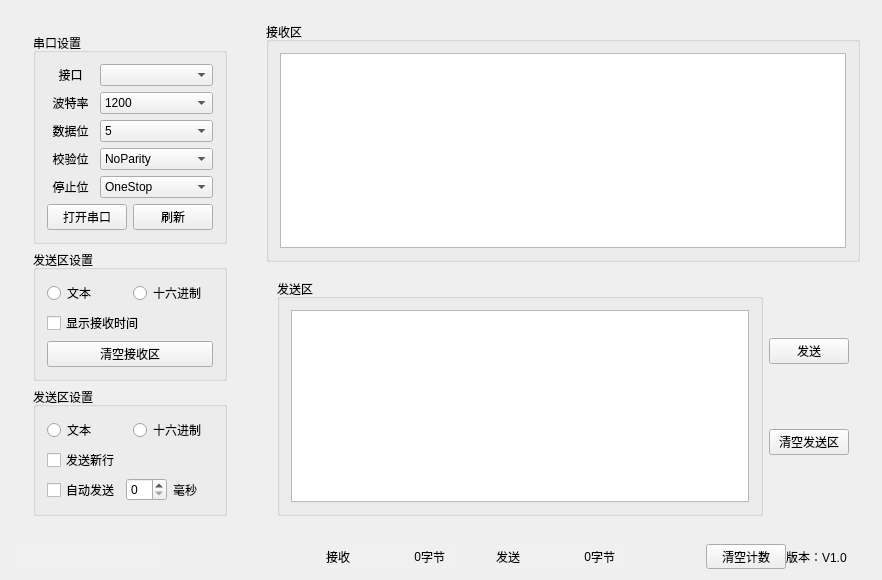
<?xml version="1.0" encoding="UTF-8"?>
<ui version="4.0">
 <class>myserial</class>
 <widget class="QMainWindow" name="myserial">
  <property name="geometry">
   <rect>
    <x>0</x>
    <y>0</y>
    <width>882</width>
    <height>566</height>
   </rect>
  </property>
  <property name="windowTitle">
   <string>串口助手</string>
  </property>
  <widget class="QWidget" name="centralWidget">
   <layout class="QGridLayout" name="gridLayout_3">
    <item row="0" column="0">
     <widget class="QWidget" name="widget" native="true">
      <layout class="QGridLayout" name="gridLayout">
       <item row="0" column="0">
        <widget class="QWidget" name="widget_2" native="true">
         <layout class="QVBoxLayout" name="verticalLayout_7">
          <item>
           <widget class="QGroupBox" name="groupBox">
            <property name="title">
             <string>串口设置</string>
            </property>
            <layout class="QGridLayout" name="gridLayout_2">
             <item row="0" column="0">
              <layout class="QVBoxLayout" name="verticalLayout">
               <item>
                <widget class="QLabel" name="label">
                 <property name="text">
                  <string>接口</string>
                 </property>
                 <property name="alignment">
                  <set>Qt::AlignCenter</set>
                 </property>
                </widget>
               </item>
               <item>
                <widget class="QLabel" name="label_2">
                 <property name="text">
                  <string>波特率</string>
                 </property>
                 <property name="alignment">
                  <set>Qt::AlignCenter</set>
                 </property>
                </widget>
               </item>
               <item>
                <widget class="QLabel" name="label_3">
                 <property name="text">
                  <string>数据位</string>
                 </property>
                 <property name="alignment">
                  <set>Qt::AlignCenter</set>
                 </property>
                </widget>
               </item>
               <item>
                <widget class="QLabel" name="label_4">
                 <property name="text">
                  <string>校验位</string>
                 </property>
                 <property name="alignment">
                  <set>Qt::AlignCenter</set>
                 </property>
                </widget>
               </item>
               <item>
                <widget class="QLabel" name="label_5">
                 <property name="text">
                  <string>停止位</string>
                 </property>
                 <property name="alignment">
                  <set>Qt::AlignCenter</set>
                 </property>
                </widget>
               </item>
              </layout>
             </item>
             <item row="0" column="1">
              <layout class="QVBoxLayout" name="verticalLayout_2">
               <item>
                <widget class="QComboBox" name="port_comboBox"/>
               </item>
               <item>
                <widget class="QComboBox" name="baudrate_comboBox">
                 <item>
                  <property name="text">
                   <string>1200</string>
                  </property>
                 </item>
                 <item>
                  <property name="text">
                   <string>2400</string>
                  </property>
                 </item>
                 <item>
                  <property name="text">
                   <string>4800</string>
                  </property>
                 </item>
                 <item>
                  <property name="text">
                   <string>9600</string>
                  </property>
                 </item>
                 <item>
                  <property name="text">
                   <string>19200</string>
                  </property>
                 </item>
                 <item>
                  <property name="text">
                   <string>38400</string>
                  </property>
                 </item>
                 <item>
                  <property name="text">
                   <string>57600</string>
                  </property>
                 </item>
                 <item>
                  <property name="text">
                   <string>115200</string>
                  </property>
                 </item>
                </widget>
               </item>
               <item>
                <widget class="QComboBox" name="databit_comboBox">
                 <item>
                  <property name="text">
                   <string>5</string>
                  </property>
                 </item>
                 <item>
                  <property name="text">
                   <string>6</string>
                  </property>
                 </item>
                 <item>
                  <property name="text">
                   <string>7</string>
                  </property>
                 </item>
                 <item>
                  <property name="text">
                   <string>8</string>
                  </property>
                 </item>
                </widget>
               </item>
               <item>
                <widget class="QComboBox" name="parity_comboBox">
                 <item>
                  <property name="text">
                   <string>NoParity</string>
                  </property>
                 </item>
                 <item>
                  <property name="text">
                   <string>EvenParity</string>
                  </property>
                 </item>
                 <item>
                  <property name="text">
                   <string>OddParity</string>
                  </property>
                 </item>
                 <item>
                  <property name="text">
                   <string>SpaceParity</string>
                  </property>
                 </item>
                 <item>
                  <property name="text">
                   <string>MarkParity</string>
                  </property>
                 </item>
                 <item>
                  <property name="text">
                   <string>UnknownParity</string>
                  </property>
                 </item>
                </widget>
               </item>
               <item>
                <widget class="QComboBox" name="stop_comboBox">
                 <item>
                  <property name="text">
                   <string>OneStop</string>
                  </property>
                 </item>
                 <item>
                  <property name="text">
                   <string>OneAndHalf</string>
                  </property>
                 </item>
                 <item>
                  <property name="text">
                   <string>TwoStop</string>
                  </property>
                 </item>
                </widget>
               </item>
              </layout>
             </item>
             <item row="1" column="0" colspan="2">
              <layout class="QHBoxLayout" name="horizontalLayout_4">
               <item>
                <widget class="QPushButton" name="open_close_serial_Btn">
                 <property name="text">
                  <string>打开串口</string>
                 </property>
                </widget>
               </item>
               <item>
                <widget class="QPushButton" name="refreshBtn">
                 <property name="text">
                  <string>刷新</string>
                 </property>
                </widget>
               </item>
              </layout>
             </item>
            </layout>
           </widget>
          </item>
          <item>
           <layout class="QVBoxLayout" name="verticalLayout_3">
            <item>
             <widget class="QGroupBox" name="groupBox_4">
              <property name="title">
               <string>发送区设置</string>
              </property>
              <layout class="QVBoxLayout" name="verticalLayout_9">
               <item>
                <layout class="QVBoxLayout" name="verticalLayout_4">
                 <item>
                  <layout class="QHBoxLayout" name="horizontalLayout">
                   <item>
                    <widget class="QRadioButton" name="text_recv_radioBtn">
                     <property name="text">
                      <string>文本</string>
                     </property>
                    </widget>
                   </item>
                   <item>
                    <widget class="QRadioButton" name="hex_recv_radioBtn">
                     <property name="text">
                      <string>十六进制</string>
                     </property>
                    </widget>
                   </item>
                  </layout>
                 </item>
                 <item>
                  <widget class="QCheckBox" name="show_recvtime_checkBox">
                   <property name="text">
                    <string>显示接收时间</string>
                   </property>
                  </widget>
                 </item>
                 <item>
                  <widget class="QPushButton" name="clear_recvBtn">
                   <property name="text">
                    <string>清空接收区</string>
                   </property>
                  </widget>
                 </item>
                </layout>
               </item>
              </layout>
             </widget>
            </item>
            <item>
             <widget class="QGroupBox" name="groupBox_5">
              <property name="title">
               <string>发送区设置</string>
              </property>
              <layout class="QVBoxLayout" name="verticalLayout_10">
               <item>
                <layout class="QVBoxLayout" name="verticalLayout_5">
                 <item>
                  <layout class="QHBoxLayout" name="horizontalLayout_2">
                   <item>
                    <widget class="QRadioButton" name="text_send_radioBtn">
                     <property name="text">
                      <string>文本</string>
                     </property>
                    </widget>
                   </item>
                   <item>
                    <widget class="QRadioButton" name="hex_send_radioBtn">
                     <property name="text">
                      <string>十六进制</string>
                     </property>
                    </widget>
                   </item>
                  </layout>
                 </item>
                 <item>
                  <widget class="QCheckBox" name="send_newline_checkBox">
                   <property name="text">
                    <string>发送新行</string>
                   </property>
                  </widget>
                 </item>
                 <item>
                  <layout class="QHBoxLayout" name="horizontalLayout_3">
                   <item>
                    <widget class="QCheckBox" name="auto_sendcheckBox">
                     <property name="text">
                      <string>自动发送</string>
                     </property>
                    </widget>
                   </item>
                   <item>
                    <widget class="QSpinBox" name="spinBox"/>
                   </item>
                   <item>
                    <widget class="QLabel" name="label_6">
                     <property name="text">
                      <string>毫秒</string>
                     </property>
                    </widget>
                   </item>
                  </layout>
                 </item>
                </layout>
               </item>
              </layout>
             </widget>
            </item>
           </layout>
          </item>
         </layout>
        </widget>
       </item>
      </layout>
     </widget>
    </item>
    <item row="0" column="1">
     <widget class="QWidget" name="widget_4" native="true">
      <layout class="QVBoxLayout" name="verticalLayout_11">
       <item>
        <widget class="QGroupBox" name="groupBox_2">
         <property name="title">
          <string>接收区</string>
         </property>
         <layout class="QVBoxLayout" name="verticalLayout_12">
          <item>
           <widget class="QTextBrowser" name="recv_textBrowser"/>
          </item>
         </layout>
        </widget>
       </item>
       <item>
        <widget class="QWidget" name="widget_3" native="true">
         <layout class="QHBoxLayout" name="horizontalLayout_5">
          <item>
           <widget class="QGroupBox" name="groupBox_3">
            <property name="title">
             <string>发送区</string>
            </property>
            <layout class="QVBoxLayout" name="verticalLayout_8">
             <item>
              <widget class="QTextEdit" name="send_textBrowser"/>
             </item>
            </layout>
           </widget>
          </item>
          <item>
           <layout class="QVBoxLayout" name="verticalLayout_6">
            <item>
             <widget class="QPushButton" name="sendBtn">
              <property name="text">
               <string>发送</string>
              </property>
             </widget>
            </item>
            <item>
             <widget class="QPushButton" name="clear_send_Btn">
              <property name="text">
               <string>清空发送区</string>
              </property>
             </widget>
            </item>
           </layout>
          </item>
         </layout>
        </widget>
       </item>
      </layout>
     </widget>
    </item>
    <item row="1" column="0" colspan="2">
     <widget class="QWidget" name="widget_17" native="true">
      <layout class="QHBoxLayout" name="horizontalLayout_15">
       <property name="spacing">
        <number>0</number>
       </property>
       <property name="leftMargin">
        <number>0</number>
       </property>
       <property name="topMargin">
        <number>0</number>
       </property>
       <property name="rightMargin">
        <number>0</number>
       </property>
       <property name="bottomMargin">
        <number>0</number>
       </property>
       <item>
        <widget class="QLabel" name="stateLabel">
         <property name="minimumSize">
          <size>
           <width>150</width>
           <height>25</height>
          </size>
         </property>
         <property name="maximumSize">
          <size>
           <width>150</width>
           <height>25</height>
          </size>
         </property>
         <property name="font">
          <font>
           <pointsize>10</pointsize>
           <weight>75</weight>
           <bold>true</bold>
          </font>
         </property>
         <property name="styleSheet">
          <string notr="true">background-color: rgb(240, 240, 240);</string>
         </property>
         <property name="text">
          <string/>
         </property>
         <property name="alignment">
          <set>Qt::AlignCenter</set>
         </property>
        </widget>
       </item>
       <item>
        <spacer name="horizontalSpacer_5">
         <property name="orientation">
          <enum>Qt::Horizontal</enum>
         </property>
         <property name="sizeType">
          <enum>QSizePolicy::Fixed</enum>
         </property>
         <property name="sizeHint" stdset="0">
          <size>
           <width>15</width>
           <height>20</height>
          </size>
         </property>
        </spacer>
       </item>
       <item>
        <widget class="QLabel" name="autoSendLabel">
         <property name="sizePolicy">
          <sizepolicy hsizetype="Fixed" vsizetype="Fixed">
           <horstretch>0</horstretch>
           <verstretch>0</verstretch>
          </sizepolicy>
         </property>
         <property name="minimumSize">
          <size>
           <width>150</width>
           <height>25</height>
          </size>
         </property>
         <property name="maximumSize">
          <size>
           <width>150</width>
           <height>25</height>
          </size>
         </property>
         <property name="font">
          <font>
           <pointsize>10</pointsize>
           <weight>75</weight>
           <bold>true</bold>
          </font>
         </property>
         <property name="text">
          <string/>
         </property>
        </widget>
       </item>
       <item>
        <spacer name="horizontalSpacer">
         <property name="orientation">
          <enum>Qt::Horizontal</enum>
         </property>
         <property name="sizeType">
          <enum>QSizePolicy::Preferred</enum>
         </property>
         <property name="sizeHint" stdset="0">
          <size>
           <width>20</width>
           <height>20</height>
          </size>
         </property>
        </spacer>
       </item>
       <item>
        <widget class="QWidget" name="widget_15" native="true">
         <property name="sizePolicy">
          <sizepolicy hsizetype="Fixed" vsizetype="Fixed">
           <horstretch>0</horstretch>
           <verstretch>0</verstretch>
          </sizepolicy>
         </property>
         <layout class="QHBoxLayout" name="horizontalLayout_13">
          <property name="spacing">
           <number>0</number>
          </property>
          <property name="leftMargin">
           <number>0</number>
          </property>
          <property name="topMargin">
           <number>0</number>
          </property>
          <property name="rightMargin">
           <number>0</number>
          </property>
          <property name="bottomMargin">
           <number>0</number>
          </property>
          <item>
           <widget class="QLabel" name="label_7">
            <property name="sizePolicy">
             <sizepolicy hsizetype="Fixed" vsizetype="Fixed">
              <horstretch>0</horstretch>
              <verstretch>0</verstretch>
             </sizepolicy>
            </property>
            <property name="minimumSize">
             <size>
              <width>35</width>
              <height>25</height>
             </size>
            </property>
            <property name="maximumSize">
             <size>
              <width>35</width>
              <height>25</height>
             </size>
            </property>
            <property name="styleSheet">
             <string notr="true">background-color: rgb(240, 240, 240);</string>
            </property>
            <property name="text">
             <string>接收</string>
            </property>
           </widget>
          </item>
          <item>
           <widget class="QLabel" name="sRNumLabel">
            <property name="sizePolicy">
             <sizepolicy hsizetype="Fixed" vsizetype="Fixed">
              <horstretch>0</horstretch>
              <verstretch>0</verstretch>
             </sizepolicy>
            </property>
            <property name="minimumSize">
             <size>
              <width>60</width>
              <height>25</height>
             </size>
            </property>
            <property name="maximumSize">
             <size>
              <width>60</width>
              <height>25</height>
             </size>
            </property>
            <property name="styleSheet">
             <string notr="true">background-color: rgb(240, 240, 240);</string>
            </property>
            <property name="text">
             <string>0</string>
            </property>
            <property name="alignment">
             <set>Qt::AlignRight|Qt::AlignTrailing|Qt::AlignVCenter</set>
            </property>
           </widget>
          </item>
          <item>
           <widget class="QLabel" name="label_8">
            <property name="sizePolicy">
             <sizepolicy hsizetype="Fixed" vsizetype="Fixed">
              <horstretch>0</horstretch>
              <verstretch>0</verstretch>
             </sizepolicy>
            </property>
            <property name="minimumSize">
             <size>
              <width>35</width>
              <height>25</height>
             </size>
            </property>
            <property name="maximumSize">
             <size>
              <width>35</width>
              <height>25</height>
             </size>
            </property>
            <property name="styleSheet">
             <string notr="true">background-color: rgb(240, 240, 240);</string>
            </property>
            <property name="text">
             <string>字节</string>
            </property>
           </widget>
          </item>
          <item>
           <spacer name="horizontalSpacer_2">
            <property name="orientation">
             <enum>Qt::Horizontal</enum>
            </property>
            <property name="sizeType">
             <enum>QSizePolicy::Preferred</enum>
            </property>
            <property name="sizeHint" stdset="0">
             <size>
              <width>40</width>
              <height>20</height>
             </size>
            </property>
           </spacer>
          </item>
         </layout>
        </widget>
       </item>
       <item>
        <widget class="QWidget" name="widget_16" native="true">
         <property name="sizePolicy">
          <sizepolicy hsizetype="Fixed" vsizetype="Fixed">
           <horstretch>0</horstretch>
           <verstretch>0</verstretch>
          </sizepolicy>
         </property>
         <layout class="QHBoxLayout" name="horizontalLayout_14">
          <property name="spacing">
           <number>0</number>
          </property>
          <property name="leftMargin">
           <number>0</number>
          </property>
          <property name="topMargin">
           <number>0</number>
          </property>
          <property name="rightMargin">
           <number>0</number>
          </property>
          <property name="bottomMargin">
           <number>0</number>
          </property>
          <item>
           <widget class="QLabel" name="label_9">
            <property name="sizePolicy">
             <sizepolicy hsizetype="Fixed" vsizetype="Fixed">
              <horstretch>0</horstretch>
              <verstretch>0</verstretch>
             </sizepolicy>
            </property>
            <property name="minimumSize">
             <size>
              <width>35</width>
              <height>25</height>
             </size>
            </property>
            <property name="maximumSize">
             <size>
              <width>35</width>
              <height>25</height>
             </size>
            </property>
            <property name="styleSheet">
             <string notr="true">background-color: rgb(240, 240, 240);</string>
            </property>
            <property name="text">
             <string>发送</string>
            </property>
           </widget>
          </item>
          <item>
           <widget class="QLabel" name="sTNumLabel">
            <property name="sizePolicy">
             <sizepolicy hsizetype="Fixed" vsizetype="Fixed">
              <horstretch>0</horstretch>
              <verstretch>0</verstretch>
             </sizepolicy>
            </property>
            <property name="minimumSize">
             <size>
              <width>60</width>
              <height>25</height>
             </size>
            </property>
            <property name="maximumSize">
             <size>
              <width>60</width>
              <height>25</height>
             </size>
            </property>
            <property name="styleSheet">
             <string notr="true">background-color: rgb(240, 240, 240);</string>
            </property>
            <property name="text">
             <string>0</string>
            </property>
            <property name="alignment">
             <set>Qt::AlignRight|Qt::AlignTrailing|Qt::AlignVCenter</set>
            </property>
           </widget>
          </item>
          <item>
           <widget class="QLabel" name="label_10">
            <property name="sizePolicy">
             <sizepolicy hsizetype="Fixed" vsizetype="Fixed">
              <horstretch>0</horstretch>
              <verstretch>0</verstretch>
             </sizepolicy>
            </property>
            <property name="minimumSize">
             <size>
              <width>35</width>
              <height>25</height>
             </size>
            </property>
            <property name="maximumSize">
             <size>
              <width>35</width>
              <height>25</height>
             </size>
            </property>
            <property name="styleSheet">
             <string notr="true">background-color: rgb(240, 240, 240);</string>
            </property>
            <property name="text">
             <string>字节</string>
            </property>
           </widget>
          </item>
          <item>
           <spacer name="horizontalSpacer_3">
            <property name="orientation">
             <enum>Qt::Horizontal</enum>
            </property>
            <property name="sizeType">
             <enum>QSizePolicy::Preferred</enum>
            </property>
            <property name="sizeHint" stdset="0">
             <size>
              <width>80</width>
              <height>20</height>
             </size>
            </property>
           </spacer>
          </item>
         </layout>
        </widget>
       </item>
       <item>
        <widget class="QPushButton" name="sNumClearBtn">
         <property name="sizePolicy">
          <sizepolicy hsizetype="Fixed" vsizetype="Fixed">
           <horstretch>0</horstretch>
           <verstretch>0</verstretch>
          </sizepolicy>
         </property>
         <property name="minimumSize">
          <size>
           <width>80</width>
           <height>25</height>
          </size>
         </property>
         <property name="maximumSize">
          <size>
           <width>80</width>
           <height>25</height>
          </size>
         </property>
         <property name="text">
          <string>清空计数</string>
         </property>
        </widget>
       </item>
       <item>
        <spacer name="horizontalSpacer_4">
         <property name="orientation">
          <enum>Qt::Horizontal</enum>
         </property>
         <property name="sizeType">
          <enum>QSizePolicy::Preferred</enum>
         </property>
         <property name="sizeHint" stdset="0">
          <size>
           <width>10</width>
           <height>20</height>
          </size>
         </property>
        </spacer>
       </item>
       <item>
        <widget class="QLabel" name="label_11">
         <property name="sizePolicy">
          <sizepolicy hsizetype="Fixed" vsizetype="Fixed">
           <horstretch>0</horstretch>
           <verstretch>0</verstretch>
          </sizepolicy>
         </property>
         <property name="minimumSize">
          <size>
           <width>85</width>
           <height>25</height>
          </size>
         </property>
         <property name="maximumSize">
          <size>
           <width>85</width>
           <height>25</height>
          </size>
         </property>
         <property name="text">
          <string>版本：V1.0</string>
         </property>
        </widget>
       </item>
      </layout>
     </widget>
    </item>
   </layout>
  </widget>
 </widget>
 <layoutdefault spacing="6" margin="11"/>
 <resources/>
 <connections/>
</ui>
